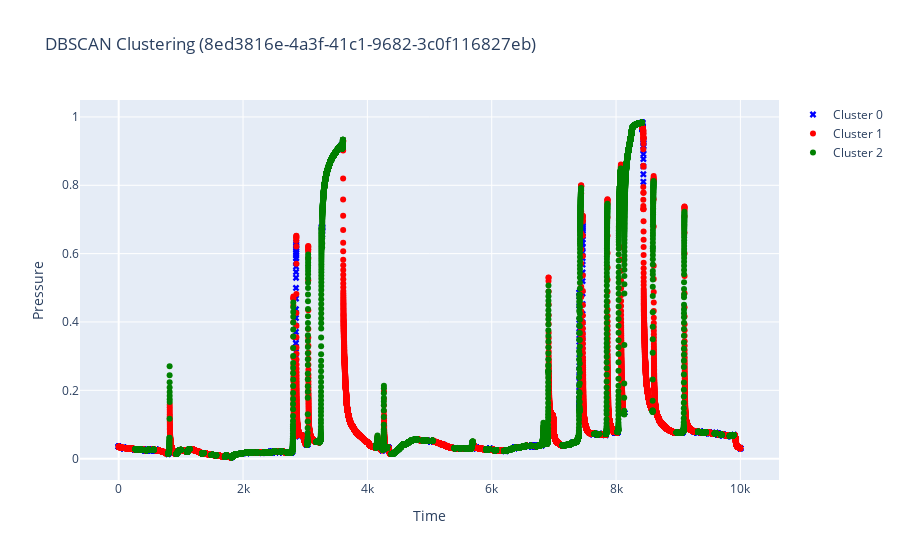

The cell this chart's notebook holds for it:
### Markdown cell above
## Сырая кластеризация

### Code cell
filename, recovery, drop, clust_df = process_file(filename, DATA_PATH)
plot_data(clust_df, filename)

### Figure 1 — Plotly figure (JSON) as saved in the notebook; plotly's stock layout.template omitted (floating-point values rounded to 4 significant figures; data arrays with more than 128 entries replaced by an {"elided": "..."} marker saying what was removed)
{"data": [{"marker": {"color": "blue", "size": 6, "symbol": "x"}, "mode": "markers", "name": "Cluster 0", "type": "scatter", "x": {"elided": "3354 float values"}, "y": {"elided": "3354 float values"}}, {"marker": {"color": "red", "size": 6, "symbol": "circle"}, "mode": "markers", "name": "Cluster 1", "type": "scatter", "x": {"elided": "27524 float values"}, "y": {"elided": "27524 float values"}}, {"marker": {"color": "green", "size": 6, "symbol": "circle"}, "mode": "markers", "name": "Cluster 2", "type": "scatter", "x": {"elided": "16650 float values"}, "y": {"elided": "16650 float values"}}], "layout": {"showlegend": true, "title": {"text": "DBSCAN Clustering (8ed3816e-4a3f-41c1-9682-3c0f116827eb)"}, "xaxis": {"title": {"text": "Time"}}, "yaxis": {"title": {"text": "Pressure"}}}}
